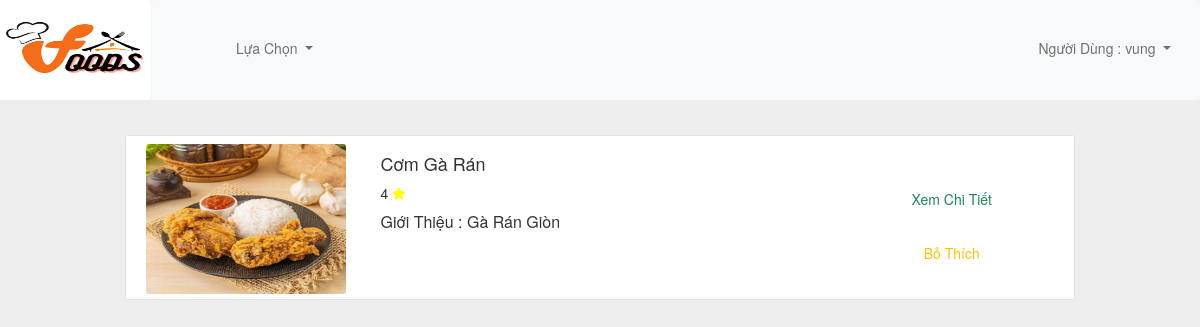
The app's page /savelike/ (signed in) with its own data.
### myapp/models.py (models this page shows, shortened)
class Recipe(models.Model):
    title = models.CharField(max_length=100,null=True)
    author = models.ForeignKey('auth.User', on_delete=models.CASCADE)
    introduce =  models.CharField(max_length=100,null=True)
    description = models.CharField(max_length=200,null=True)
    created_at = models.DateTimeField(auto_now_add=True)
    views = models.IntegerField(default=0)
    liked_tym = models.ManyToManyField(User, related_name='liked_recipes', blank=True)
    average_rating = models.FloatField(default=0)
    CLASSIFY_CHOICES = [
            ('Mặn', 'Mặn'),
            ('Chay', 'Chay'),
            ('Kiên', 'Kiên'),
            ('Béo', 'Béo'),
        ]
    classify = models.CharField(max_length=10, choices=CLASSIFY_CHOICES)
    @property
    def average_rating(self):
        ratings = self.ratings.all()
        if ratings.exists():
            return round(sum(rating.stars for rating in ratings) / ratings.count(), 2)
        return 0

class RecipeImage(models.Model):
    recipe = models.ForeignKey(Recipe, related_name='images', on_delete=models.CASCADE)
    image = models.ImageField(upload_to='images/')
    uploaded_at = models.DateTimeField(auto_now_add=True)

### myapp/views.py (the view)
# urls.py: path('savelike/',views.savelike,name='savelike'),
@login_required
def savelike(request):
    if request.user.is_authenticated:
        liked_recipes = request.user.liked_recipes.all()  # Lấy danh sách công thức người dùng đã thích
        recipes = Recipe.objects.all()
        recipeimage = RecipeImage.objects.all()
        return render(request, 'myapp/savelike.html', {'liked_recipes': liked_recipes,'recipes': recipes,'recipeimage':recipeimage,})
    return redirect('login')  # Yêu cầu đăng nhập nếu chưa đăng nhập

### myapp/templates/myapp/savelike.html
{% extends "myapp/base.html" %}
{%load static%}
{% block savelike%}
<link rel="stylesheet" href="{%static "css/savelike.css"%}">
<div class="container mt-5 mb-5">
    <div class="d-flex justify-content-center row">
        <div class="col-md-10">
            {% if liked_recipes %}
                {% for recipe in liked_recipes %}
                <div class="row p-2 bg-white border rounded mt-2">
                    <div class="col-md-3 mt-1">
                        <img class="img-fluid img-responsive rounded product-image" style="width: 200px;height: 150px;" src="{{ recipe.images.first.image.url }}">
                    </div>
                    <div class="col-md-6 mt-1">
                        <h4>{{recipe.title}} </h4>
                        4 <i class="fa fa-star checked" style="color: yellow;"></i>
                        <h5 class="text-justify text-truncate para mb-0">Giới Thiệu : {{recipe.introduce}}<br><br></h5>
                    </div>
                    <div class="align-items-center align-content-center col-md-3 border-left mt-1">
                        <div class="d-flex flex-column mt-4"><a href="{% url 'detail' recipe.id %}" class="btn btn-outline-success">Xem Chi Tiết </a>
                            <br>
                            <a  href="{% url 'unlike_recipe' recipe.id %}" class="btn btn-outline-warning" type="button">Bỏ Thích</a></div>
                    </div>
                </div>
                {% endfor %}
            {% else %}
                <p>Bạn chưa yêu thích công thức nào.</p>
            {% endif %}
        </div>
    </div>
</div>
{% endblock savelike%}

### myapp/templates/myapp/base.html (shortened to what this page needs)
{% load static %}
<!DOCTYPE html>
<html lang="en">
<head>
    <link href="https://cdn.jsdelivr.net/npm/bootstrap@5.0.2/dist/css/bootstrap.min.css" rel="stylesheet">
    <link href="https://maxcdn.bootstrapcdn.com/font-awesome/4.7.0/css/font-awesome.min.css" rel="stylesheet">
    <link rel="stylesheet" href="{%static "css/fixbase.css"%}">
    <link rel="stylesheet" href="{%static "css/fixhome.css"%}">
    <link href="//maxcdn.bootstrapcdn.com/bootstrap/3.3.0/css/bootstrap.min.css" rel="stylesheet" id="bootstrap-css">
</head>
<body>
    <div class='home'>
        <a href="{% url 'home' %}"><img style="width: 150px; height: 100px;" src="{% static "imgg/logo.png" %}" alt=""></a>
        <nav class="navbar navbar-expand-lg navbar-light bg-light" style="height: 100px;width: auto; padding-left: 40px;">
            <div class="left">
                <ul class="navbar-nav me-auto mb-2 mb-lg-0">
                  <li class="nav-item dropdown">
                    <a class="nav-link dropdown-toggle" href="#" id="navbarDropdown" role="button" data-bs-toggle="dropdown" aria-expanded="false" style="height: 95px; padding-top:35px;padding-left: 45px;">
                      Lựa Chọn
                    </a>
                   </li>
                </ul>
            </div>
            <div class="right" style="padding-left: 70% ;">
              <ul class="navbar-nav me-auto mb-2 mb-lg-0">
                <li class="nav-item dropdown">
                  <a class="nav-link dropdown-toggle" href="#" role="button" data-bs-toggle="dropdown" aria-expanded="false" style="height: 95px; padding-top:35px;padding-left: 15px;">Người Dùng :
                    {{request.user}}
                  </a>
                </li>
            </div>
          </nav>
    </div>
    {% block detail %}
    {% block mypost %}
    {% block postpage %}
    {% block savelike %}{% endblock savelike %}
{% endblock postpage %}
{% endblock mypost %}
{% endblock detail %}
</body>
</html>

### myapp/static/css/fixbase.css (style rules this page uses)
.home { background-color: rgb(240, 240, 240); height: 100px; }
.home img { float: left; }

### myapp/static/css/fixhome.css (style rules this page uses)
body { margin-top:20px; background:#eee; }

### myapp/static/css/savelike.css (style rules this page uses)
body { background:#eee }
.product-image { width: 100% }
h5 { font-weight: 400 }
.para { font-size: 16px }

### records on screen
Recipe: images.first.image (picture), title "Cơm Gà Rán", introduce "Gà Rán Giòn"

### other values on screen
{{ request.user }} "vung"
